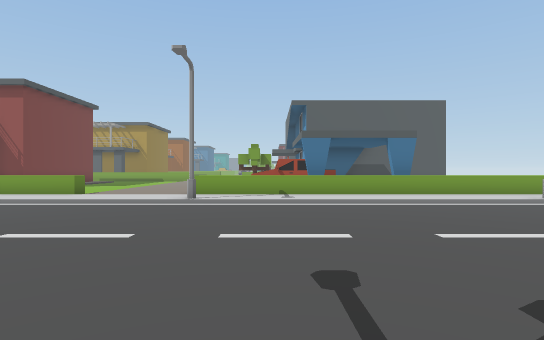
view 1 (above)

22 first-person views from a walk through a scene from a Unity 3-D project. The camera is 1.3 m above the floor, looks level and sees 80° across. The floor is counted in squares, 2 m on a side. Each view is taken from the middle of a square. On the plan, view 1 faces up. The plan holds only what a view shows up to about 10 squares ahead; the rest is blank. The place goes on beyond the plan. The player character is not drawn. Some animated figures are not drawn.

view 2
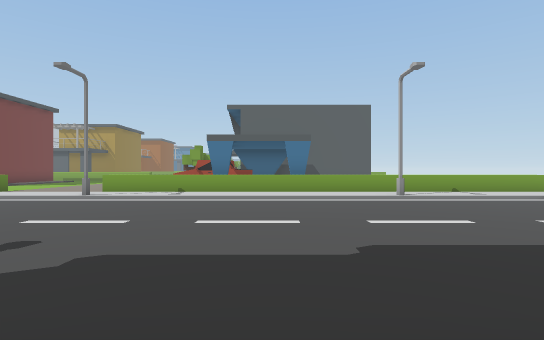

view 3
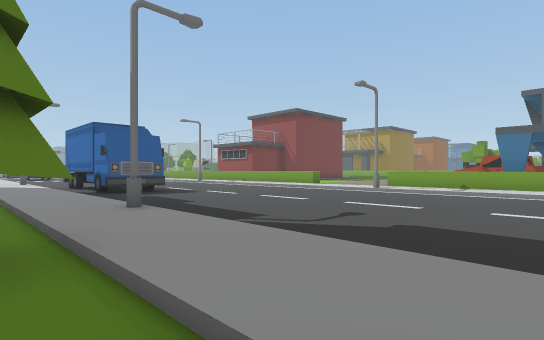

view 4
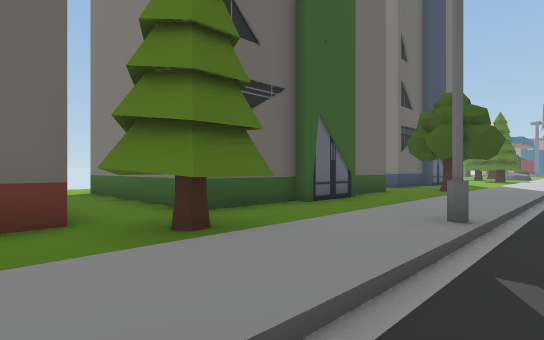

view 5
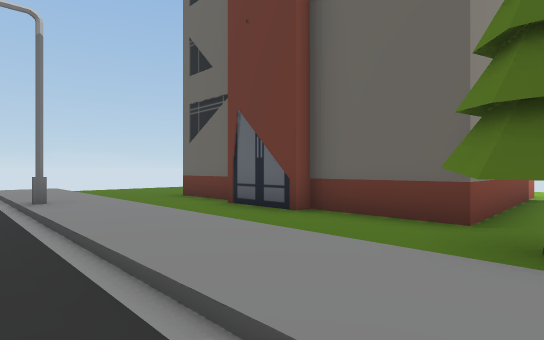

view 6
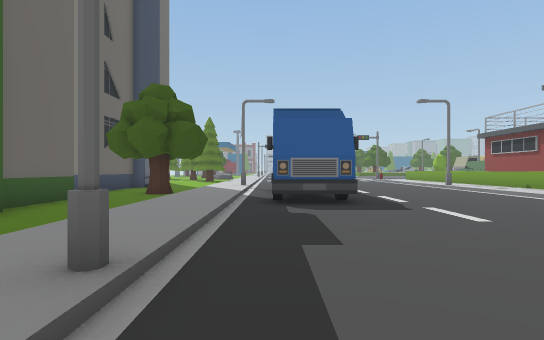

view 7
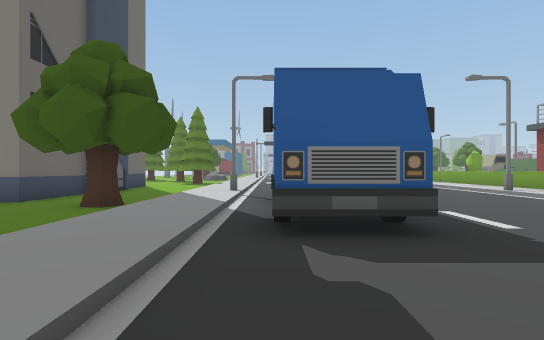

view 8
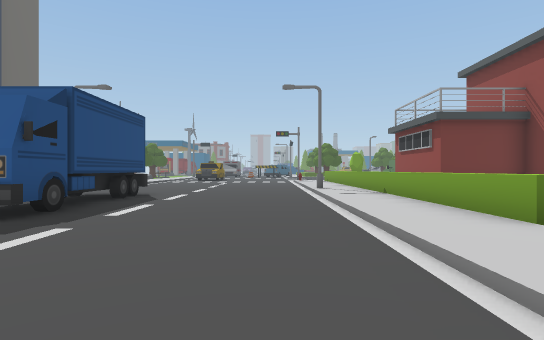

view 9
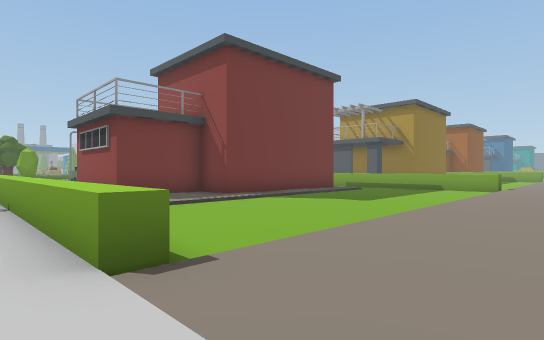

view 10
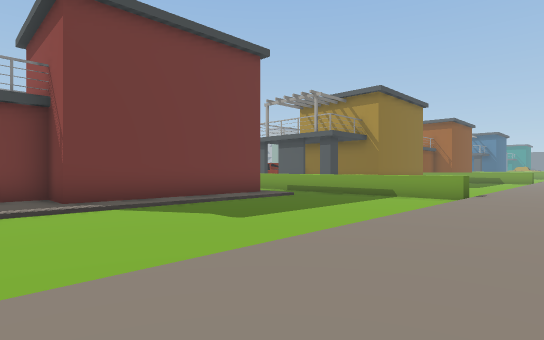

view 11
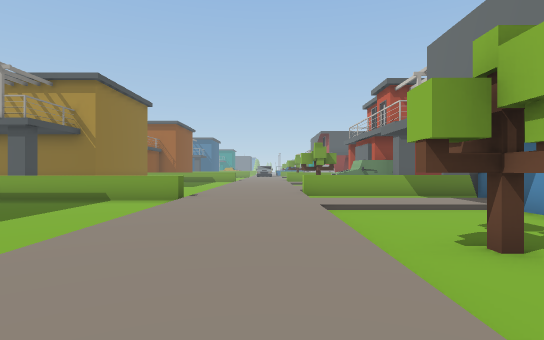

view 12
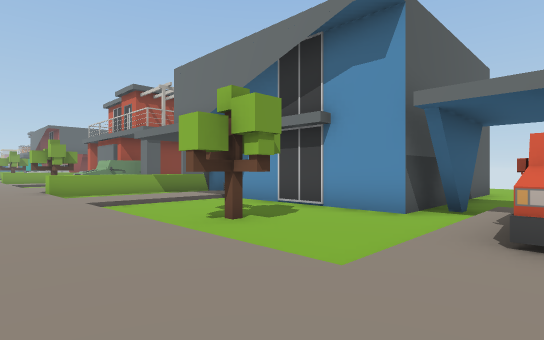

view 13
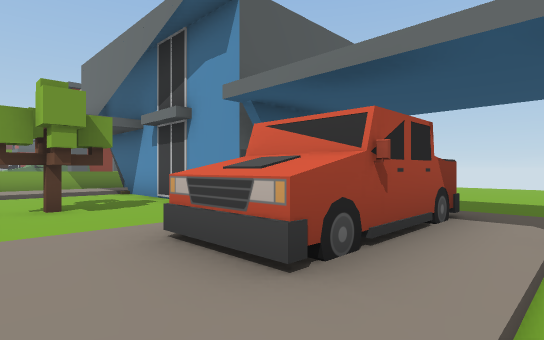

view 14
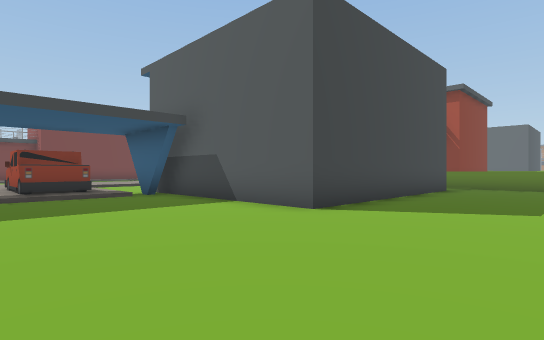

view 15
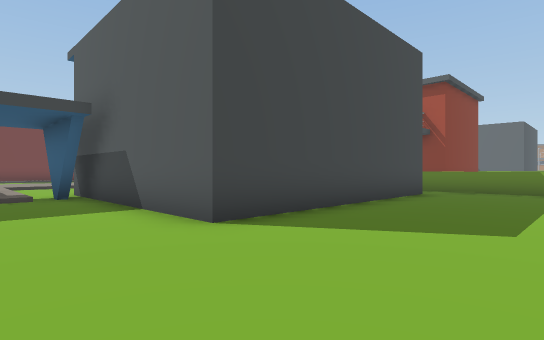

view 16
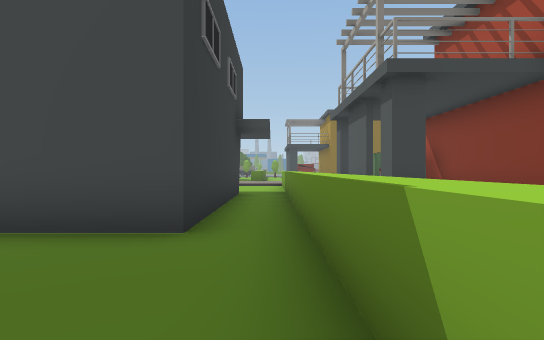

view 17
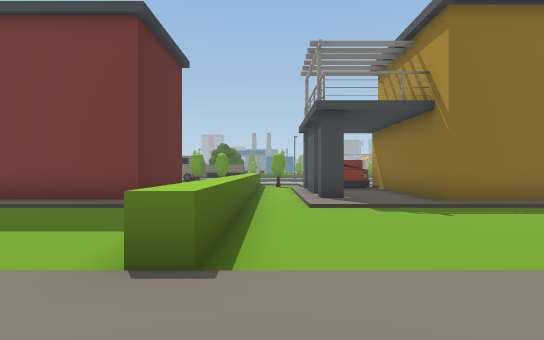

view 18
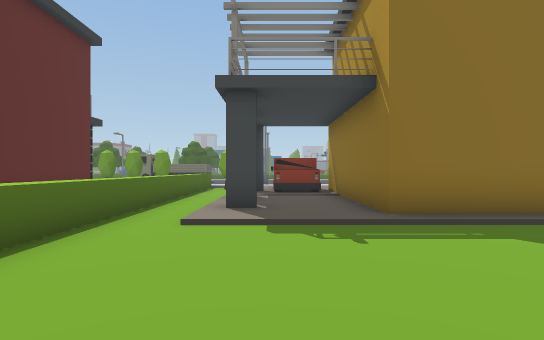

view 19
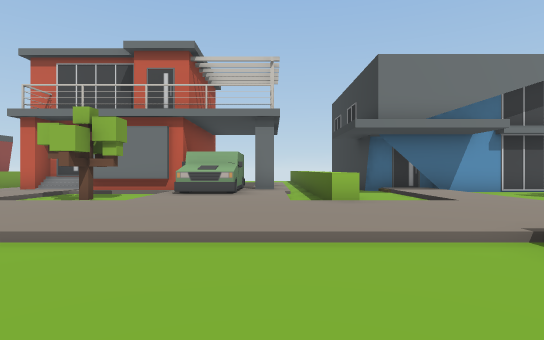

view 20
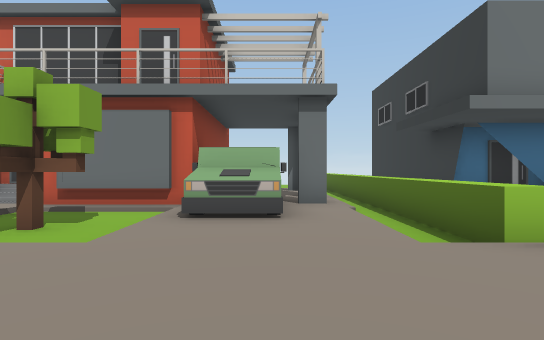

view 21
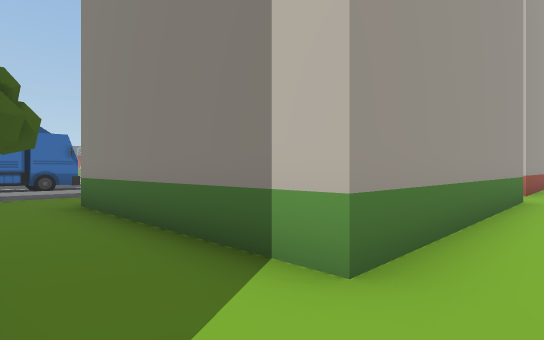

view 22
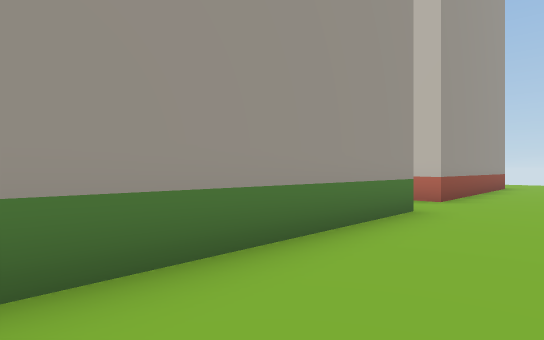

### Floor plan
Key: @ floor where view 1 was taken; # wall or solid block; x gap in a wall; . main floor; : floor 0.25 m higher than the main floor; / step, stairs or slope; = window, fence, low wall or low ledge; ^ raised ledge; S streetlight; T tree; B building; O other object.
Columns run from 14 left of view 1 to 11 right of it. Each row starts with its distance up from view 1.
 28     #.    ::/TT#
 27     #..  /::/..#####
 26 #####..../::::^##==
 25 :::::..../::::^##
 24 O::::..../::::::#####
 23  #x#:..../::^^^^^^^^^^^^^
 22 ........./::/.............
 21 ^^^^^^^^^/::/...######...
 20      ..../::::::#    #...
 19 ####:..../::////#    #...
 18    #:..../::/...#    #...
 17    #:..../::/...#    #....
 16    #:..../::/TT.#    #....
 15    #:..../::/...######....
 14   ##:..../::/...##........
 13   #::..../:::::::/........
 12   #::..../:::OOOO/........
 11 ###  ..../::::OOO/........
 10       .../::/.....  ......
  9  ^^^^^^^^/::^^^^^^^^^^^^^^
  8  :::::::::::::::::::::::::
  7  /S/////////S///////S////
  6  .......................
  5   .....................
  4   ....................
  3   ....................
  2   ..#####............
  1  ...#####...........
  0  /S/////////S/@/////S////:
 -1  :::::::::::::::::::::::::
 -2  ....T.......TTT..........
 -3  ........BB...T...BB.....
 -4  BBBB..BB  BBB.BBB  BB
 -5     B..B     B.B
 -6      ..B     B.B
 -7      ..B     B.B
 -8      ..B     B.B
 -9      ..BBBBBBB.BBBBBB
-10      ................
-11         ......

Positions as (right, up) in squares from view 1, and headings:
1: (0, 0), facing up
2: (3, -1), facing up
3: (3, -2), facing up-left
4: (2, 1), facing down-left
5: (0, 1), facing down-right
6: (0, 1), facing left
7: (-3, 1), facing left
8: (-2, 6), facing left
9: (-3, 8), facing up-left
10: (-3, 12), facing up-left
11: (-3, 13), facing up
12: (-4, 12), facing up-right
13: (-2, 10), facing up-right
14: (11, 10), facing up-left
15: (11, 12), facing up-left
16: (11, 22), facing left
17: (-3, 22), facing left
18: (-5, 24), facing left
19: (-8, 24), facing right
20: (-5, 25), facing right
21: (-9, -10), facing up-right
22: (-6, -11), facing up-right
